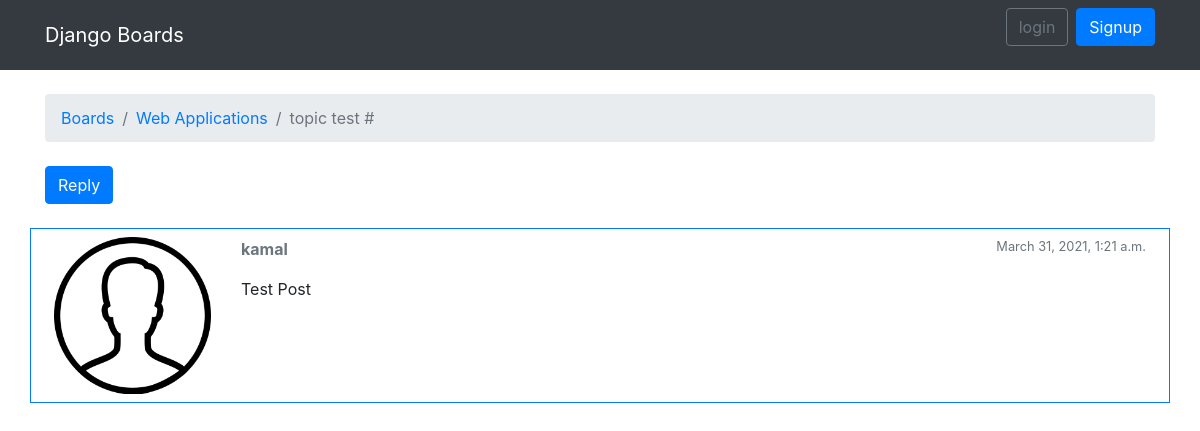
The page /boards/1/topics/114 on the database its author committed.
### boards/models.py (models this page shows, shortened)
class Topic(models.Model):
  subject = models.CharField(null=1,max_length=250)
  board = models.ForeignKey(Board,related_name='topics',on_delete=models.CASCADE)
  created_by = models.ForeignKey(User,related_name='topics',on_delete=models.CASCADE)
  created_dt = models.DateTimeField(auto_now_add=1)
  views = models.PositiveIntegerField(default=0)

class Board(models.Model):
  name = models.CharField(null=1,max_length=50,unique=1)
  description = models.CharField(null=1,max_length=150)

class Post(models.Model):
  message = models.TextField(max_length=5000)
  topic = models.ForeignKey(Topic,related_name='posts',on_delete=models.CASCADE)
  created_by = models.ForeignKey(User,related_name='posts',on_delete=models.CASCADE)
  created_dt = models.DateTimeField(auto_now_add=1)
  updated_by = models.ForeignKey(User, on_delete=models.CASCADE,null=1,related_name='+')
  updated_dt = models.DateTimeField(null=1)

### boards/views.py (the view)
# urls.py: path('boards/<int:board_id>/topics/<int:topic_id>',views.topic_posts,name='topic_posts'),
def topic_posts(request,board_id,topic_id):
  topic = get_object_or_404(Topic,board__pk=board_id,pk=topic_id)
  topic.views +=1
  topic.save()
  return render(request,'topic_posts.html',{'topic':topic})

### templates/topic_posts.html (shortened to what this page needs)
{% extends 'base.html' %}
{% load static %}
{% block breadcrumb %}
<li class="breadcrumb-item" ><a href="{% url 'home' %}">Boards </a></li>
<li class="breadcrumb-item" ><a href="{% url 'board_topics' topic.board.pk %}">{{ topic.board.name }}</a></li>
<li class="breadcrumb-item active">{{topic.subject}}</li>
{% endblock breadcrumb %}
{% block content %}
  <div class="mb-4">
    <a href="{% url 'reply_topic' topic.board.pk topic.pk %}" class="btn btn-primary">Reply</a>
  </div>
  {% for post in topic.posts.all %}
    <div class="row mt-2 p-2 border border-primary">
      <div class="col-2">
        <img src="{% static 'img/user.png' %}" alt="{{ post.created_by.username }}" class="w-100">
      </div>
      <div class="col-10">
        <div class="row mb-3">
          <div class="col-6"><strong class="text-muted">{{ post.created_by.username }}</strong></div>
          <div class="col-6 text-right"><small class="text-muted">{{ post.created_dt }}</small></div>
        </div>
        {{ post.message }}
      </div>
    </div>
  {% endfor %}
{% endblock content %}

### rows shown on the page
Topic: board.name "Web Applications", subject "topic test #"
Post: created_by.username "kamal", created_dt "March 31, 2021, 1:21 a.m.", message "Test Post"
